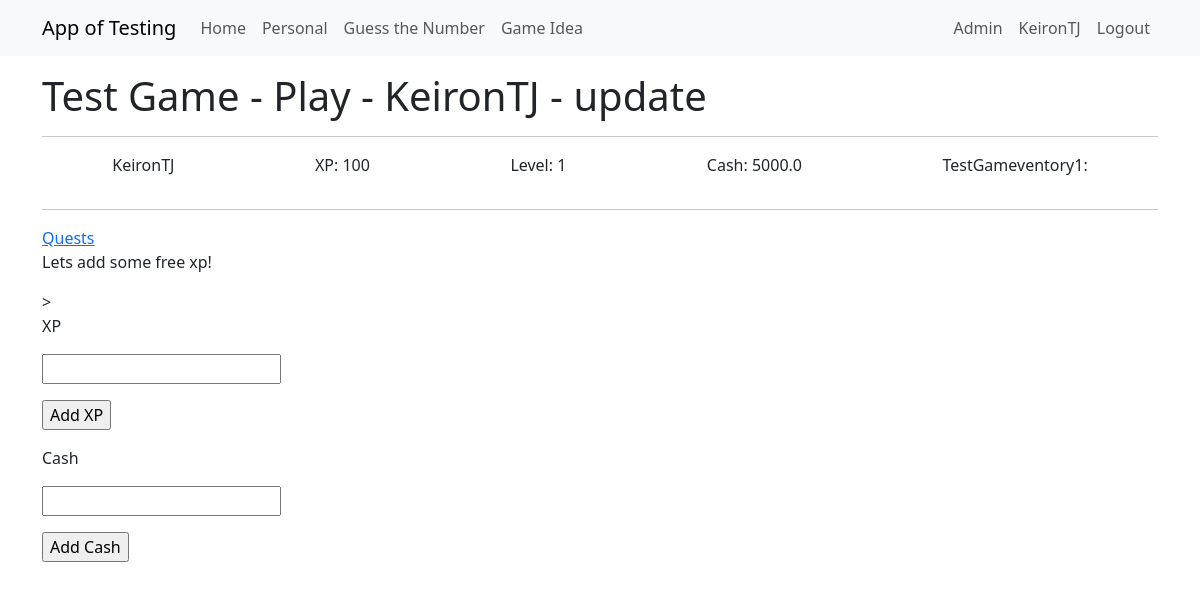
The page /tgplay/1 (signed in) on the database as committed earlier.
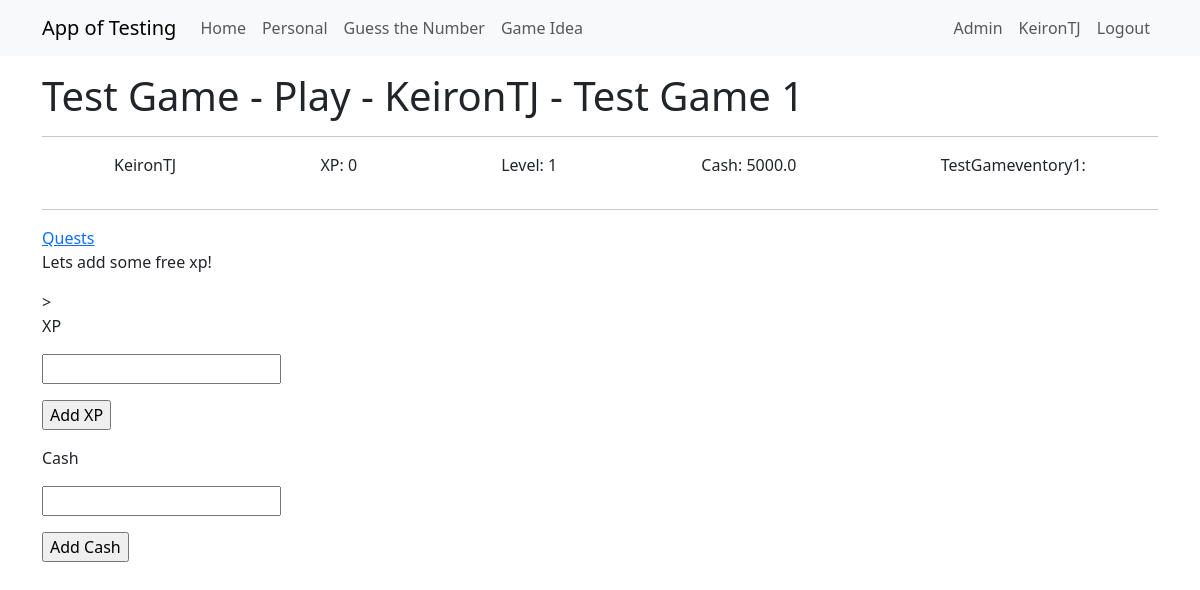
The same page on the database as committed later.
### app/models.py (models this page shows)
class TestGame(db.Model):
    __tablename__ = 'test_game'
    id = db.Column(db.Integer, primary_key=True)
    user_id = db.Column(db.Integer, db.ForeignKey('user.id'), nullable=False)
    game_name = db.Column(db.String(64))
    game_exists = db.Column(db.Boolean, default=False)
    entry_date = db.Column(db.DateTime, default=datetime.now(timezone.utc))
    xp = db.Column(db.Integer, default=0)
    level = db.Column(db.Integer, default=1)
    cash = db.Column(db.Float, default=5000)
    test_game_cash_logs = db.relationship("TestGameCashLog", back_populates="testgame")
    test_game_xp_logs = db.relationship("TestGameXPLog", back_populates="testgame")
    user = db.relationship("User", back_populates="test_game")
    inventories = db.relationship('TestGameInventory', backref='game', lazy=True, cascade="all, delete-orphan")
    quest_progress = db.relationship("TestGameQuestProgress", back_populates="quest_game")

### app/testgame/routes.py (the view)
@bp.route('/tgplay/<game_id>', methods=['GET', 'POST'])
@login_required
def tg_play(game_id):
    if not current_user.is_admin() and current_user.activetestgame != int(game_id):
        return redirect(url_for('admin.not_admin'))
    addxpform = AddXPForm()
    addcashform = AddCashForm()
    game = TestGame.query.filter_by(id=game_id).first()
    if request.method == 'POST' and addxpform.addxp_button.data:
        xp = addxpform.xp.data
        service = GameService(test_game_id=game_id)
        service.add_xp(xp)
        db.session.commit()
        flash(f'{xp} XP added to {game.game_name}')
    if request.method == 'POST' and addcashform.addcash_button.data:
        cash = addcashform.cash.data
        service = GameService(test_game_id=game_id)
        service.add_cash(cash)
        db.session.commit()
        flash(f'{cash} cash added to {game.game_name}')
    return render_template("testgame/tg_play.html",
                           title='Test Game - Play',
                           game=game,
                           addxpform=addxpform,
                           addcashform=addcashform,
                           )

### app/testgame/forms.py
class AddXPForm(FlaskForm):
    xp = IntegerField('XP', validators=[DataRequired()])
    addxp_button = SubmitField('Add XP')

class AddCashForm(FlaskForm):
    cash = IntegerField('Cash', validators=[DataRequired()])
    addcash_button = SubmitField('Add Cash')

### app/models.py (called while the page is built)
@login.user_loader
def load_user(id):
    return db.session.get(User, int(id))

    def is_admin(self):
        return 'admin' in [role.name for role in self.role]

### app/templates/testgame/tg_play.html (shortened to what this page needs)
{% extends "testgame/tg_base.html" %}
{% block content2 %}
<p>Lets add some free xp!</p>>
<form action="" method="post">
    <p>{{ addxpform.xp.label }}</p>
    <p>{{ addxpform.xp(size=1) }}</p>
    <p>{{ addxpform.addxp_button() }}</p>
</form>
<form action="" method="post">
    <p>{{ addcashform.cash.label }}</p>
    <p>{{ addcashform.cash(size=1) }}</p>
    <p>{{ addcashform.addcash_button() }}</p>
{% endblock content2 %}

### app/templates/testgame/tg_base.html
{% extends "base.html" %}
{% block content %}
<h1> {{ title }} - {{ game.user.username }} - {{ game.game_name }} </h1>
<hr>
<div style="display: flex; justify-content: space-around;">
    <p>{{game.user.username}}</p>
    <p>XP: {{ game.xp }}</p>
    <p>Level: {{ game.level }}</p>
    <p>Cash: {{ game.cash }}</p>
    <p>TestGameventory1: {{ game.testgameventory1 }}</p>
</div>
<hr>
<a href="{{ url_for('testgame.tg_display_quests',game_id=game.id) }}">Quests</a>
{% block content2 %}  {% endblock content2 %}
{% endblock content %}

Rows that differ between the two databases and show on the page:
changed TestGame: game_name "update" → "Test Game 1"; xp "100" → "0"
